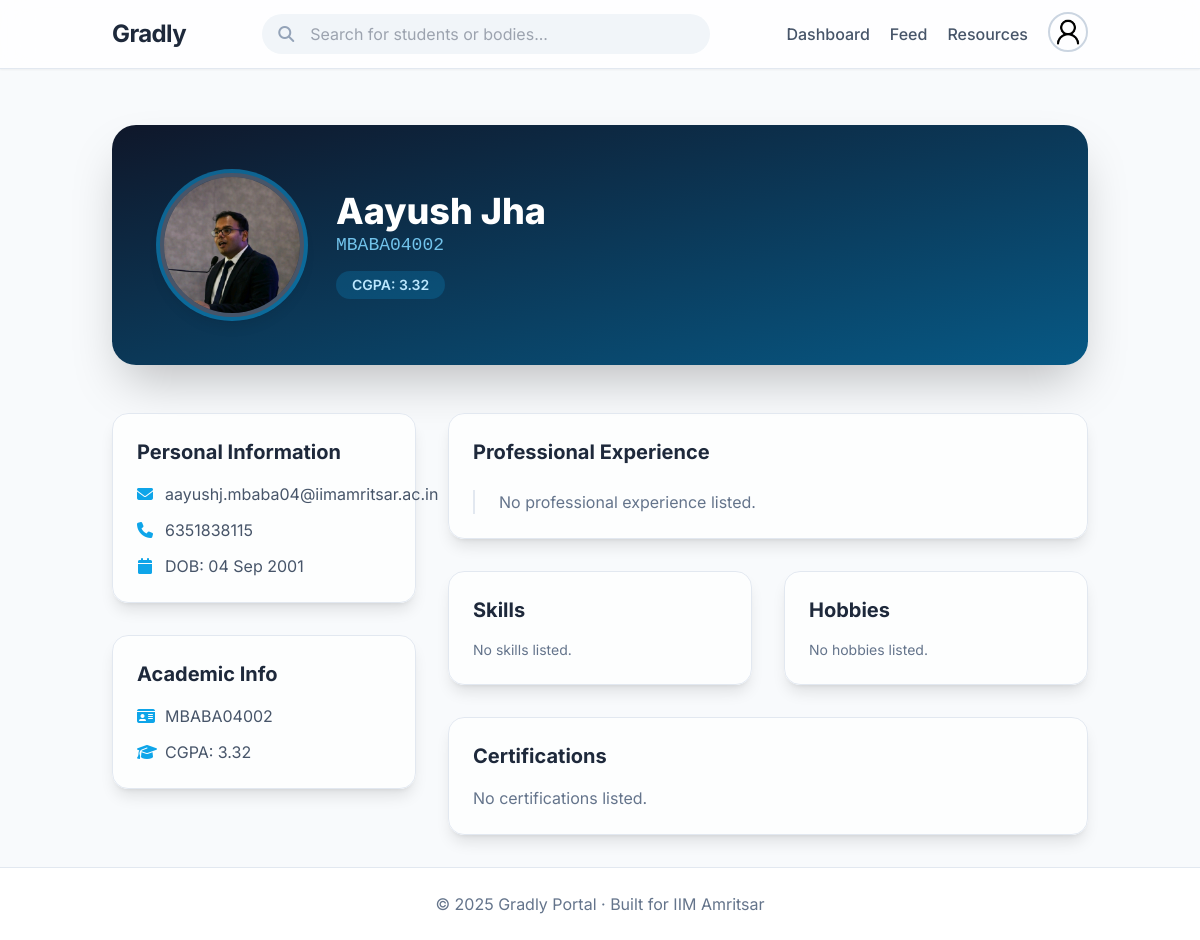
/profile/MBABA04002 (signed in), run on an earlier commit of the app's database.
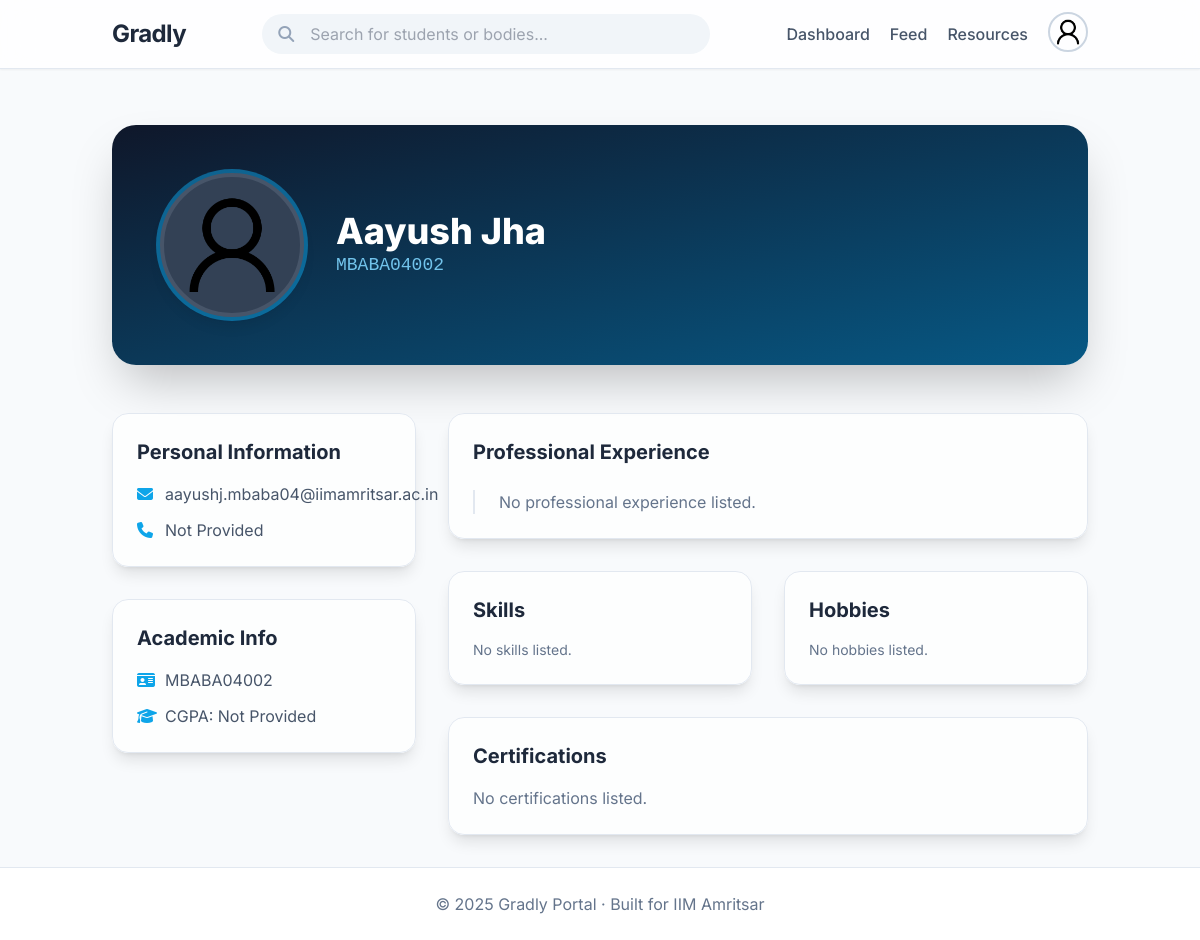
And on a later commit of the database.
### models.py (models this page shows, shortened)
class User(db.Model, UserMixin):
    id = db.Column(db.String(15), primary_key=True)
    name = db.Column(db.String(100), nullable=False)
    email = db.Column(db.String(120), unique=True, nullable=False)
    password = db.Column(db.String(200), nullable=False)
    cgpa = db.Column(db.Float, nullable=True)
    resume = db.Column(db.String(200), nullable=True)
    phone = db.Column(db.String(20), nullable=True)
    profile_pic = db.Column(db.String(200), nullable=True)
    linkedin_url = db.Column(db.String(300), nullable=True)
    dob = db.Column(db.Date, nullable=True)
    is_admin = db.Column(db.Boolean, default=False)
    show_email = db.Column(db.Boolean, default=True)
    show_phone = db.Column(db.Boolean, default=True)
    show_cgpa = db.Column(db.Boolean, default=True)
    work_experiences = db.relationship('WorkExperience', backref='user', lazy=True)
    internships = db.relationship('Internship', backref='user', lazy=True)
    certifications = db.relationship('Certification', backref='user', lazy=True)
    skills = db.relationship('Skill', backref='user', lazy=True)
    hobbies = db.relationship('Hobby', backref='user', lazy=True)
    comments = db.relationship("PostComment", backref="author", lazy=True, cascade="all, delete-orphan")
    votes = db.relationship("PostVote", backref="voter", lazy=True, cascade="all, delete-orphan")
    posts = db.relationship("Post", backref="user", lazy=True, cascade="all, delete-orphan")

### routes/profile.py (the view)
@profile_bp.route('/profile/<string:user_id>')
@login_required
def view_profile(user_id):
    user = User.query.get_or_404(user_id)
    return render_template('profile.html', user=user)

### app.py (called while the page is built)
@login_manager.user_loader
def load_user(user_id):
    if user_id.startswith("U_"):
        roll = user_id.split("_", 1)[1]   # keep string as-is
        return User.query.get(roll)
    elif user_id.startswith("B_"):
        body_id = user_id.split("_", 1)[1]
        return StudentBody.query.get(int(body_id))
    return None

@app.before_request
def create_tables():
    db.create_all()

### models.py (called while the page is built)
    @property
    def user_type(self):
        return "body"

### templates/profile.html (shortened to what this page needs)
{% extends "base.html" %}
{% block content %}
<div
    class="relative bg-gradient-to-br from-slate-900 to-sky-800 rounded-3xl shadow-2xl mb-12 text-white overflow-hidden">
    <div class="absolute inset-0 bg-grid-slate-700/20 [mask-image:linear-gradient(to_bottom,white,transparent)]"></div>
    <div class="flex flex-col md:flex-row items-center p-8 md:p-12 relative z-10">
        <div class="relative flex-shrink-0">
            <div
                class="w-36 h-36 rounded-full overflow-hidden border-4 border-slate-600 shadow-lg bg-slate-700 ring-4 ring-sky-500/50">
                {% if user.profile_pic %}
                <img src="{{ url_for('static', filename=user.profile_pic) }}" alt="Profile Picture"
                    class="w-full h-full object-cover">
                {% else %}
                <img src="{{ url_for('static', filename='default-profile.png') }}" alt="Default Picture"
                    class="w-full h-full object-cover">
                {% endif %}
            </div>
        </div>
        <div class="mt-6 md:mt-0 md:ml-8 text-center md:text-left">
            <h1 class="text-4xl font-extrabold">{{ user.name }}</h1>
            <p class="text-lg text-sky-300 opacity-90 font-mono">{{ user.id }}</p>
            {% if user.cgpa and user.show_cgpa %}
            <p class="mt-3 text-sm bg-sky-500/20 text-sky-200 px-4 py-1 inline-block rounded-full font-semibold">CGPA:
                {{ user.cgpa }}</p>
            {% endif %}
        </div>
    </div>
</div>
<div class="grid md:grid-cols-3 gap-8">
    <div class="md:col-span-1 space-y-8">
<div class="bg-white/70 backdrop-blur-lg p-6 rounded-2xl shadow-lg border border-slate-200">
    <h2 class="text-xl font-bold text-slate-800 mb-4">Personal Information</h2>
    <div class="space-y-3 text-slate-600">
        {% if user.show_email %}
        <p class="flex items-center gap-3"><i class="fa fa-envelope w-4 text-center text-sky-500"></i>
            <a href="mailto:{{ user.email }}" class="hover:text-sky-600 hover:underline">{{ user.email }}</a>
        </p>
        {% endif %}
        {% if user.show_phone %}
        <p class="flex items-center gap-3"><i class="fa fa-phone w-4 text-center text-sky-500"></i>
            <span>{{ user.phone or 'Not Provided' }}</span>
        </p>
        {% endif %}
        {% if user.dob %}
        <p class="flex items-center gap-3"><i class="fa fa-calendar w-4 text-center text-sky-500"></i>
            <span>DOB: {{ user.dob.strftime('%d %b %Y') }}</span>
        </p>
        {% endif %}
    </div>
</div>
        <div class="bg-white/70 backdrop-blur-lg p-6 rounded-2xl shadow-lg border border-slate-200">
            <h2 class="text-xl font-bold text-slate-800 mb-4">Academic Info</h2>
            <div class="space-y-3 text-slate-600">
                <p class="flex items-center gap-3"><i class="fa fa-id-card w-4 text-center text-sky-500"></i> <span>{{
                        user.id }}</span></p>
                <p class="flex items-center gap-3"><i class="fa fa-graduation-cap w-4 text-center text-sky-500"></i>
                    <span>CGPA: {{ user.cgpa or 'Not Provided' }}</span></p>
            </div>
        </div>
    </div>
    <div class="md:col-span-2 space-y-8">
        <div class="bg-white/70 backdrop-blur-lg p-6 rounded-2xl shadow-lg border border-slate-200">
            <h2 class="text-xl font-bold text-slate-800 mb-6">Professional Experience</h2>
            <div class="relative pl-6 border-l-2 border-slate-200 space-y-8">
                {% if not user.work_experiences and not user.internships %}
                <p class="text-slate-500">No professional experience listed.</p>
                {% endif %}
            </div>
        </div>
        <div class="grid md:grid-cols-2 gap-8">
            <div class="bg-white/70 backdrop-blur-lg p-6 rounded-2xl shadow-lg border border-slate-200">
                <h2 class="text-xl font-bold text-slate-800 mb-4">Skills</h2>
                <div class="flex flex-wrap gap-2">
                    {% for s in user.skills %}
                    <span
                        class="bg-sky-100 text-sky-800 px-3 py-1 rounded-full text-sm font-medium transition transform hover:scale-105">{{
                        s.name }}</span>
                    {% else %}
                    <p class="text-slate-500 text-sm">No skills listed.</p>
                    {% endfor %}
                </div>
            </div>
            <div class="bg-white/70 backdrop-blur-lg p-6 rounded-2xl shadow-lg border border-slate-200">
                <h2 class="text-xl font-bold text-slate-800 mb-4">Hobbies</h2>
                <div class="flex flex-wrap gap-2">
                    {% for h in user.hobbies %}
                    <span class="bg-slate-100 text-slate-800 px-3 py-1 rounded-full text-sm font-medium">{{ h.name
                        }}</span>
                    {% else %}
                    <p class="text-slate-500 text-sm">No hobbies listed.</p>
                    {% endfor %}
                </div>
            </div>
        </div>
        <div class="bg-white/70 backdrop-blur-lg p-6 rounded-2xl shadow-lg border border-slate-200">
            <h2 class="text-xl font-bold text-slate-800 mb-4">Certifications</h2>
            {% if user.certifications %}
            <ul class="space-y-2">
                {% for c in user.certifications %}
                <li class="flex items-center gap-3 text-slate-700"><i class="fa fa-award text-yellow-500"></i>{{ c.title
                    }}</li>
                {% endfor %}
            </ul>
            {% else %}
            <p class="text-slate-500">No certifications listed.</p>
            {% endif %}
        </div>
    </div>
</div>
{% endblock %}

### templates/base.html (shortened to what this page needs)
<!DOCTYPE html>
<html lang="en" class="scroll-smooth">
<head>
    <script src="https://cdn.tailwindcss.com"></script>
    <link rel="stylesheet" href="https://cdnjs.cloudflare.com/ajax/libs/font-awesome/6.5.2/css/all.min.css"
 />
</head>
<body class="bg-slate-50 text-slate-800 flex flex-col min-h-screen">
    <nav class="sticky top-0 z-50 bg-white/80 backdrop-blur-lg shadow-sm border-b border-slate-200">
        <div class="container mx-auto px-6 py-3 flex justify-between items-center">
            <a href="{% if current_user.is_authenticated and current_user.user_type == 'body' %}
                     {{ url_for('studentbody.body_home', body_id=current_user.id) }}
                  {% else %}
                     {{ url_for('home') }}
                  {% endif %}" class="text-2xl font-bold text-slate-800 tracking-tight">
                Gradly
            </a>
            {% if current_user.is_authenticated %}
            <div class="relative w-full max-w-md hidden md:block">
                <i class="fa fa-search absolute left-4 top-1/2 -translate-y-1/2 text-slate-400"></i>
                <input id="search-bar" type="text" placeholder="Search for students or bodies..."
                    class="w-full pl-12 pr-4 py-2 rounded-full bg-slate-100 border-transparent focus:outline-none focus:ring-2 focus:ring-sky-500 transition-all">
            </div>
            {% endif %}
            <div class="flex items-center space-x-5">
                {% if current_user.is_authenticated %}
                {% if current_user.user_type == "student" %}
                <a href="{{ url_for('dashboard.dashboard') }}"
                    class="text-slate-600 hover:text-sky-500 font-medium transition-colors">Dashboard</a>
                {% elif current_user.user_type == "body" %}
                <a href="{{ url_for('studentbody.body_dashboard', body_id=current_user.id) }}"
                    class="text-slate-600 hover:text-pink-500 font-medium transition-colors">Dashboard</a>
                {% endif %}
                <a href="{{ url_for('posts.feed') }}"
                    class="text-slate-600 hover:text-emerald-500 font-medium transition-colors">Feed</a>
                <a href="{{ url_for('resources.resources') }}"
                    class="text-slate-600 hover:text-sky-500 font-medium transition-colors">Resources</a>
                <div class="relative" x-data="{ open: false }">
                    <button @click="open = !open"
                        class="w-10 h-10 rounded-full overflow-hidden border-2 border-slate-300 focus:outline-none">
                        {% if current_user.profile_pic %}
                        <img src="{{ url_for('static', filename=current_user.profile_pic) }}" alt="Profile Picture"
                            class="w-full h-full object-cover">
                        {% else %}
                        <img src="{{ url_for('static', filename='default-profile.png') }}" alt="Default Picture"
                            class="w-full h-full object-cover">
                        {% endif %}
                    </button>
                </div>
                {% else %}
                <a href="{{ url_for('auth.login') }}"
                    class="text-slate-600 hover:text-sky-500 font-medium transition-colors">Login</a>
                <a href="{{ url_for('auth.register') }}"
                    class="bg-sky-500 text-white px-4 py-2 rounded-full text-sm font-semibold hover:bg-sky-600 transition-all duration-300">Register</a>
                {% endif %}
            </div>
        </div>
    </nav>
    <main class="container mx-auto px-6 py-8 flex-grow">
        <div class="content-fade-in">
            {% block content %}{% endblock %}
        </div>
    </main>
    <footer class="bg-white border-t border-slate-200 text-center py-6 mt-auto">
        <p class="text-slate-500">&copy; 2025 Gradly Portal · Built for IIM Amritsar</p>
    </footer>
</body>
</html>

### templates/base.html (style rules this page uses)
body { font-family: 'Inter', sans-serif; }
.content-fade-in { animation: fadeIn 0.6s ease-in-out forwards; }

What changed in the data, as far as the page shows it:
changed User "Aayush Jha": phone "6351838115" → "Not Provided"; cgpa "3.32" → "Not Provided"; profile_pic: picture removed; cgpa "3.32" → (not shown); dob "04 Sep 2001" → (not shown)
Also different on the page:
text no longer shown: "CGPA: DOB:"
